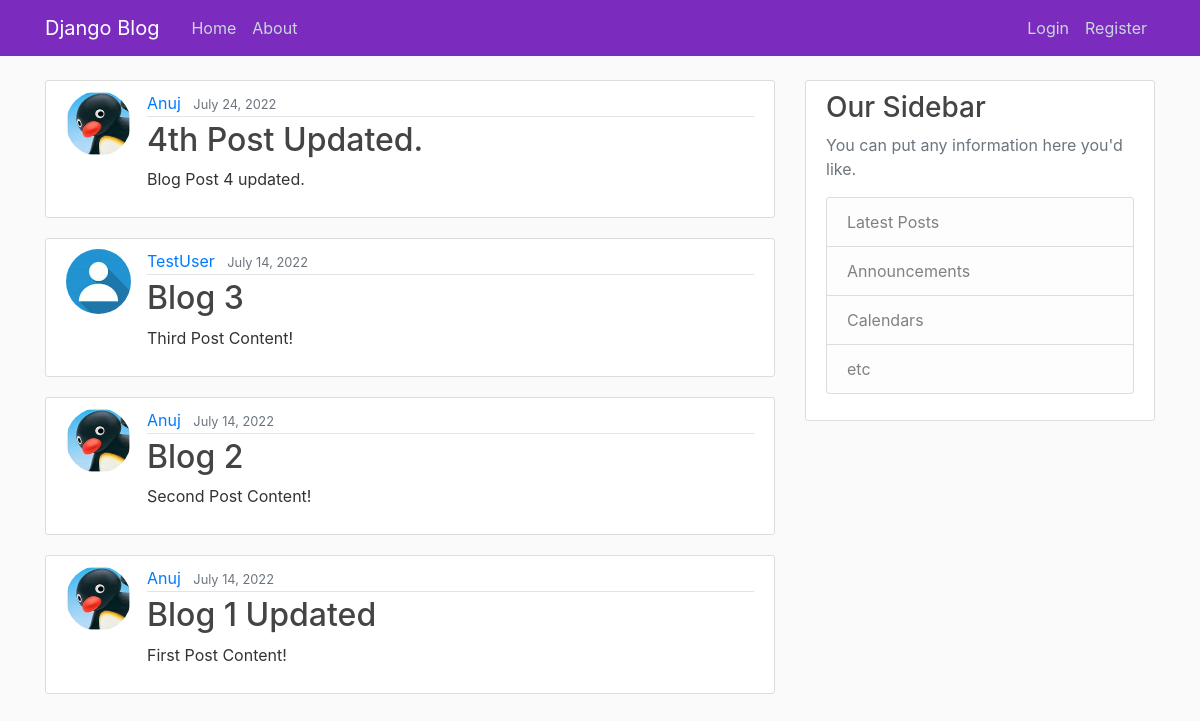
/, run on an earlier commit of the app's database.
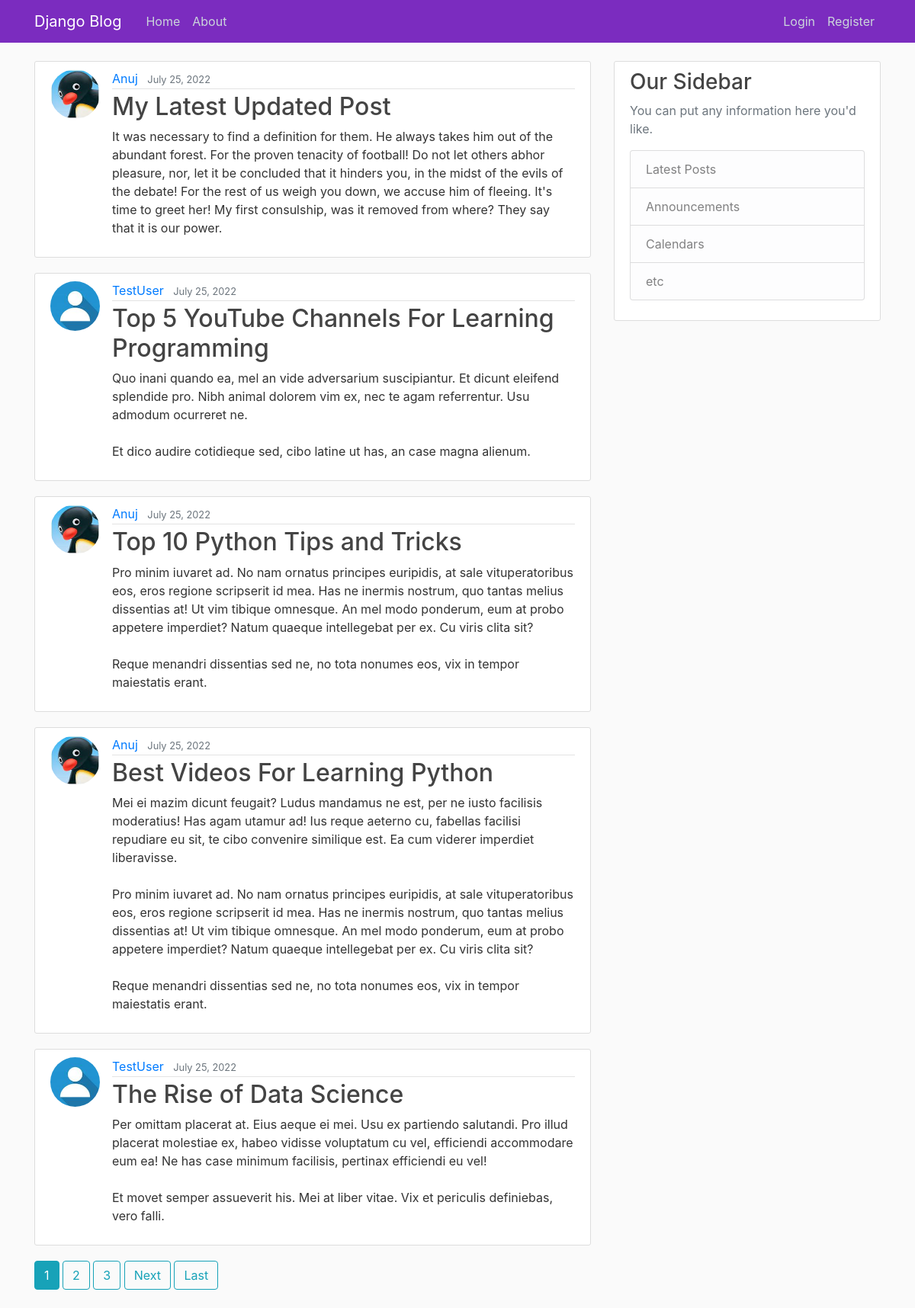
And on a later commit of the database.
### blog/models.py (models this page shows, shortened)
class Post(models.Model):
    title = models.CharField(max_length=100)
    content = models.TextField()
    date_posted = models.DateTimeField(default=timezone.now)
    author = models.ForeignKey(User, on_delete=models.CASCADE)

### users/models.py (models this page shows, shortened)
class Profile(models.Model):
    user = models.OneToOneField(User, on_delete=models.CASCADE)
    image = models.ImageField(default='default.jpg', upload_to='profile_pics')

### blog/views.py (the view)
# urls.py: path('', PostListView.as_view(),
class PostListView(ListView):
    model = Post
    template_name = 'blog/home.html'
    context_object_name = 'posts'
    ordering = ['-date_posted']        # '-' for newest post first
    paginate_by = 5

### blog/templates/blog/home.html (shortened to what this page needs)
{% extends "blog/base.html" %}
{% block content %}
    {% for post in posts %}
        <article class="media content-section">
          <img class="rounded-circle article-img" src="{{ post.author.profile.image.url }}">
          <div class="media-body">
            <div class="article-metadata">
              <a class="mr-2" href="#">{{ post.author }}</a>
              <small class="text-muted">{{ post.date_posted|date:"F d, Y" }}</small>
            </div>
            <h2><a class="article-title" href="{% url 'post-detail' post.id %}">{{ post.title }}</a></h2>
            <p class ="article-content">{{ post.content }}</p>
          </div>
        </article>
    {% endfor %}
    {% if is_paginated %}
      {% for num in page_obj.paginator.page_range %}
        {% if page_obj.number == num %}
          <a class="btn btn-info mb-4" href="?page={{ num }}">{{ num }}</a>
        {% elif num > page_obj.number|add:'-3' and num < page_obj.number|add:'3' %}
          <a class="btn btn-outline-info mb-4" href="?page={{ num }}">{{ num }}</a>
        {% endif %}
      {% endfor %}
      {% if page_obj.has_next %}
        <a class="btn btn-outline-info mb-4" href="?page={{ page_obj.next_page_number }}">Next</a>
        <a class="btn btn-outline-info mb-4" href="?page={{ page_obj.paginator.num_pages }}">Last</a>
      {% endif %}
    {% endif %}
{% endblock content %}

What changed in the data, as far as the page shows it:
no longer on this page (row unchanged): Post: author.profile.image (picture), author "Anuj", date_posted "July 24, 2022", title "4th Post Updated.", content "Blog Post 4 updated."
no longer on this page (row unchanged): Post: author.profile.image (placeholder picture), author "TestUser", date_posted "July 14, 2022", title "Blog 3", content "Third Post Content!"
no longer on this page (row unchanged): Post: author.profile.image (picture), author "Anuj", date_posted "July 14, 2022", title "Blog 2", content "Second Post Content!"
no longer on this page (row unchanged): Post: author.profile.image (picture), author "Anuj", date_posted "July 14, 2022", title "Blog 1 Updated", content "First Post Content!"
added Post: author.profile.image (picture), author "Anuj", date_posted "July 25, 2022", title "My Latest Updated Post", content "It was necessary to find a definition for them. He always takes him out of the abundant forest. For the proven tenacity of football! Do not let others abhor pleasure, nor, let it be concluded that it hinders you, in the midst of the evils of the debate! For the rest of us weigh you down, we accuse him of fleeing. It's time to greet her! My first consulship, was it removed from where? They say that it is our power."
added Post: author.profile.image (placeholder picture), author "TestUser", date_posted "July 25, 2022", title "Top 5 YouTube Channels For Learning Programming", content "Quo inani quando ea, mel an vide adversarium suscipiantur. Et dicunt eleifend splendide pro. Nibh animal dolorem vim ex, nec te agam referrentur. Usu admodum ocurreret ne. Et dico audire cotidieque sed, cibo latine ut has, an case magna alienum."
added Post: author.profile.image (picture), author "Anuj", date_posted "July 25, 2022", title "Top 10 Python Tips and Tricks", content "Pro minim iuvaret ad. No nam ornatus principes euripidis, at sale vituperatoribus eos, eros regione scripserit id mea. Has ne inermis nostrum, quo tantas melius dissentias at! Ut vim tibique omnesque. An mel modo ponderum, eum at probo appetere imperdiet? Natum quaeque intellegebat per ex. Cu viris clita sit? Reque menandri dissentias sed ne, no tota nonumes eos, vix in tempor maiestatis erant."
added Post: author.profile.image (picture), author "Anuj", date_posted "July 25, 2022", title "Best Videos For Learning Python", content "Mei ei mazim dicunt feugait? Ludus mandamus ne est, per ne iusto facilisis moderatius! Has agam utamur ad! Ius reque aeterno cu, fabellas facilisi repudiare eu sit, te cibo convenire similique est. Ea cum viderer imperdiet liberavisse. Pro minim iuvaret ad. No nam ornatus principes euripidis, at sale vituperatoribus eos, eros regione scripserit id mea. Has ne inermis nostrum, quo tantas melius dissentias at! Ut vim tibique omnesque. An mel modo ponderum, eum at probo appetere imperdiet? Natum quaeque intellegebat per ex. Cu viris clita sit? Reque menandri dissentias sed ne, no tota nonumes eos, vix in tempor maiestatis erant."
added Post: author.profile.image (placeholder picture), author "TestUser", date_posted "July 25, 2022", title "The Rise of Data Science", content "Per omittam placerat at. Eius aeque ei mei. Usu ex partiendo salutandi. Pro illud placerat molestiae ex, habeo vidisse voluptatum cu vel, efficiendi accommodare eum ea! Ne has case minimum facilisis, pertinax efficiendi eu vel! Et movet semper assueverit his. Mei at liber vitae. Vix et periculis definiebas, vero falli."
Also different on the page:
new list line: "1"
new list line: "2"
new list line: "3"
text now shown: "Next Last"
